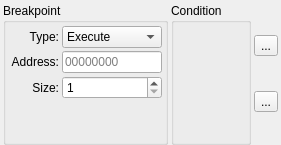
          <widget class="QWidget" name="tabBreakpoint">
           <attribute name="title">
            <string>Breakpoint</string>
           </attribute>
           <layout class="QHBoxLayout" name="horizontalLayout_22">
            <property name="spacing">
             <number>3</number>
            </property>
            <property name="leftMargin">
             <number>3</number>
            </property>
            <property name="topMargin">
             <number>3</number>
            </property>
            <property name="rightMargin">
             <number>3</number>
            </property>
            <property name="bottomMargin">
             <number>0</number>
            </property>
            <item>
             <widget class="QGroupBox" name="grpBreakSet">
              <property name="sizePolicy">
               <sizepolicy hsizetype="Fixed" vsizetype="Preferred">
                <horstretch>0</horstretch>
                <verstretch>0</verstretch>
               </sizepolicy>
              </property>
              <property name="title">
               <string>Breakpoint</string>
              </property>
              <layout class="QVBoxLayout" name="verticalLayout_18">
               <property name="spacing">
                <number>3</number>
               </property>
               <property name="leftMargin">
                <number>3</number>
               </property>
               <property name="topMargin">
                <number>3</number>
               </property>
               <property name="rightMargin">
                <number>3</number>
               </property>
               <property name="bottomMargin">
                <number>3</number>
               </property>
               <item>
                <layout class="QHBoxLayout" name="horizontalLayout_19">
                 <item>
                  <widget class="QLabel" name="label_14">
                   <property name="minimumSize">
                    <size>
                     <width>50</width>
                     <height>0</height>
                    </size>
                   </property>
                   <property name="maximumSize">
                    <size>
                     <width>50</width>
                     <height>16777215</height>
                    </size>
                   </property>
                   <property name="text">
                    <string>Type:</string>
                   </property>
                   <property name="alignment">
                    <set>Qt::AlignRight|Qt::AlignTrailing|Qt::AlignVCenter</set>
                   </property>
                  </widget>
                 </item>
                 <item>
                  <widget class="QComboBox" name="cmbBPType">
                   <item>
                    <property name="text">
                     <string>Execute</string>
                    </property>
                   </item>
                   <item>
                    <property name="text">
                     <string>Access</string>
                    </property>
                   </item>
                   <item>
                    <property name="text">
                     <string>Write</string>
                    </property>
                   </item>
                  </widget>
                 </item>
                </layout>
               </item>
               <item>
                <layout class="QHBoxLayout" name="horizontalLayout_20">
                 <item>
                  <widget class="QLabel" name="label_12">
                   <property name="minimumSize">
                    <size>
                     <width>50</width>
                     <height>0</height>
                    </size>
                   </property>
                   <property name="maximumSize">
                    <size>
                     <width>50</width>
                     <height>16777215</height>
                    </size>
                   </property>
                   <property name="text">
                    <string>Address:</string>
                   </property>
                   <property name="alignment">
                    <set>Qt::AlignRight|Qt::AlignTrailing|Qt::AlignVCenter</set>
                   </property>
                  </widget>
                 </item>
                 <item>
                  <widget class="QLineEdit" name="edtBPAddr">
                   <property name="minimumSize">
                    <size>
                     <width>100</width>
                     <height>0</height>
                    </size>
                   </property>
                   <property name="maximumSize">
                    <size>
                     <width>100</width>
                     <height>16777215</height>
                    </size>
                   </property>
                   <property name="inputMask">
                    <string>HHHHHHHH</string>
                   </property>
                   <property name="placeholderText">
                    <string>00000000</string>
                   </property>
                   <property name="clearButtonEnabled">
                    <bool>true</bool>
                   </property>
                  </widget>
                 </item>
                </layout>
               </item>
               <item>
                <layout class="QHBoxLayout" name="horizontalLayout_21">
                 <item>
                  <widget class="QLabel" name="label_13">
                   <property name="minimumSize">
                    <size>
                     <width>50</width>
                     <height>0</height>
                    </size>
                   </property>
                   <property name="maximumSize">
                    <size>
                     <width>50</width>
                     <height>16777215</height>
                    </size>
                   </property>
                   <property name="text">
                    <string>Size:</string>
                   </property>
                   <property name="alignment">
                    <set>Qt::AlignRight|Qt::AlignTrailing|Qt::AlignVCenter</set>
                   </property>
                  </widget>
                 </item>
                 <item>
                  <widget class="QSpinBox" name="spinBPSize">
                   <property name="minimum">
                    <number>1</number>
                   </property>
                   <property name="maximum">
                    <number>800000000</number>
                   </property>
                   <property name="value">
                    <number>1</number>
                   </property>
                  </widget>
                 </item>
                </layout>
               </item>
               <item>
                <spacer name="verticalSpacer_5">
                 <property name="orientation">
                  <enum>Qt::Vertical</enum>
                 </property>
                 <property name="sizeHint" stdset="0">
                  <size>
                   <width>20</width>
                   <height>40</height>
                  </size>
                 </property>
                </spacer>
               </item>
              </layout>
             </widget>
            </item>
            <item>
             <widget class="QGroupBox" name="groupBox_8">
              <property name="sizePolicy">
               <sizepolicy hsizetype="Expanding" vsizetype="Preferred">
                <horstretch>0</horstretch>
                <verstretch>0</verstretch>
               </sizepolicy>
              </property>
              <property name="title">
               <string>Condition</string>
              </property>
              <property name="checkable">
               <bool>false</bool>
              </property>
             </widget>
            </item>
            <item>
             <layout class="QVBoxLayout" name="verticalLayout_19">
              <item>
               <widget class="QToolButton" name="toolButton_10">
                <property name="text">
                 <string>...</string>
                </property>
               </widget>
              </item>
              <item>
               <widget class="QToolButton" name="toolButton_11">
                <property name="text">
                 <string>...</string>
                </property>
               </widget>
              </item>
             </layout>
            </item>
           </layout>
          </widget>
